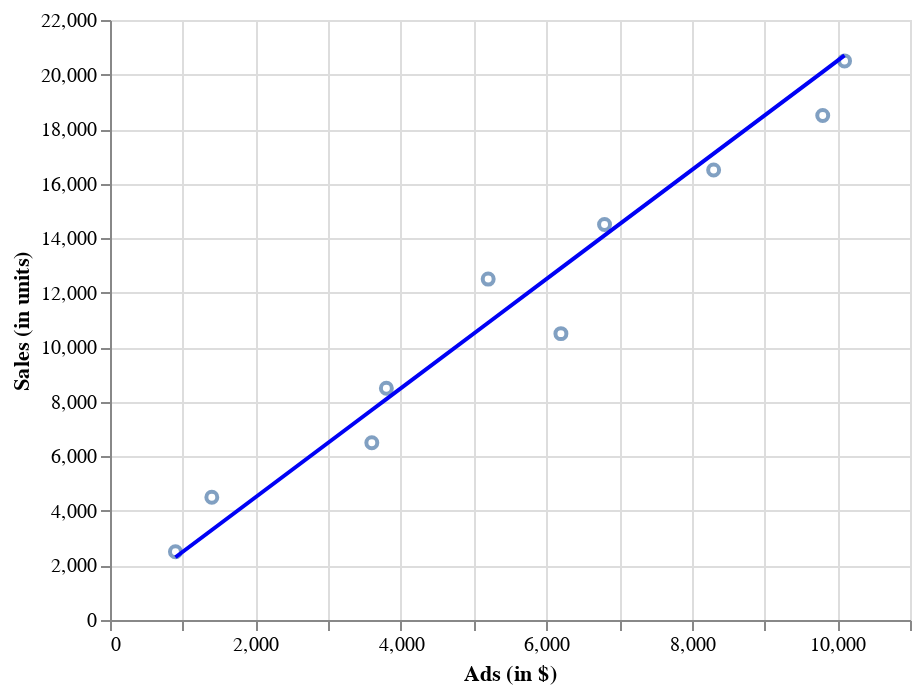

Notebook cell for this chart:
### Code cell
chart = alt.Chart(df).mark_point().encode(
    x='ads',
    y='sales'
)

line = alt.Chart(df).mark_line().encode(
         alt.X('ads', axis=alt.Axis(title='Ads (in $)')),
         alt.Y('sales_prediction', axis=alt.Axis(title="Sales (in units)")),
         color=alt.value("#0001F5"))

chart + line

### Figure 1 — Vega-Lite specification as saved in the notebook (floating-point values rounded to 4 significant figures)
{"config": {"view": {"continuousWidth": 400, "continuousHeight": 300}}, "layer": [{"mark": "point", "encoding": {"x": {"field": "ads", "type": "quantitative"}, "y": {"field": "sales", "type": "quantitative"}}}, {"mark": "line", "encoding": {"color": {"value": "#0001F5"}, "x": {"axis": {"title": "Ads (in $)"}, "field": "ads", "type": "quantitative"}, "y": {"axis": {"title": "Sales (in units)"}, "field": "sales_prediction", "type": "quantitative"}}}], "data": {"name": "data-cd00151c0a606ed3375379ee9952d95b"}, "$schema": "https://vega.github.io/schema/vega-lite/v4.17.0.json", "datasets": {"data-cd00151c0a606ed3375379ee9952d95b": [{"sales": 2500, "ads": 900, "sales_prediction": 2300, "diff": 200, "diff_squared": 40000, "errors_squared": 40000, "variability_squared": 81000000.0}, {"sales": 4500, "ads": 1400, "sales_prediction": 3300, "diff": 1200, "diff_squared": 1440000, "errors_squared": 1440000, "variability_squared": 49000000.0}, {"sales": 6500, "ads": 3600, "sales_prediction": 7700, "diff": -1200, "diff_squared": 1440000, "errors_squared": 1440000, "variability_squared": 25000000.0}, {"sales": 8500, "ads": 3800, "sales_prediction": 8100, "diff": 400, "diff_squared": 160000, "errors_squared": 160000, "variability_squared": 9000000.0}, {"sales": 10500, "ads": 6200, "sales_prediction": 12900, "diff": -2400, "diff_squared": 5760000, "errors_squared": 5760000, "variability_squared": 1000000.0}, {"sales": 12500, "ads": 5200, "sales_prediction": 10900, "diff": 1600, "diff_squared": 2560000, "errors_squared": 2560000, "variability_squared": 1000000.0}, {"sales": 14500, "ads": 6800, "sales_prediction": 14100, "diff": 400, "diff_squared": 160000, "errors_squared": 160000, "variability_squared": 9000000.0}, {"sales": 16500, "ads": 8300, "sales_prediction": 17100, "diff": -600, "diff_squared": 360000, "errors_squared": 360000, "variability_squared": 25000000.0}, {"sales": 18500, "ads": 9800, "sales_prediction": 20100, "diff": -1600, "diff_squared": 2560000, "errors_squared": 2560000, "variability_squared": 49000000.0}, {"sales": 20500, "ads": 10100, "sales_prediction": 20700, "diff": -200, "diff_squared": 40000, "errors_squared": 40000, "variability_squared": 81000000.0}]}}
